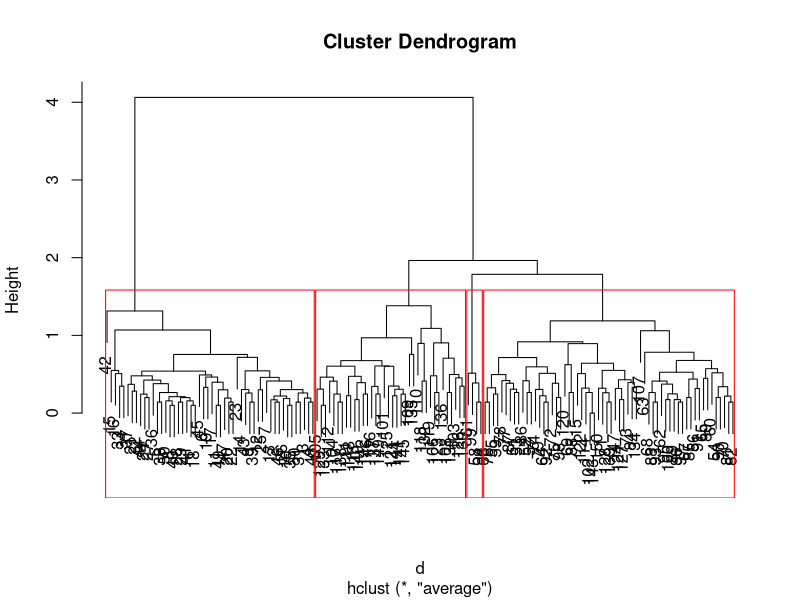

This figure's R source:
iris
iris1=iris
iris1
iris1$Species=NULL
iris1
d = dist(iris1, method = "euclidean")
hfit = hclust(d, method = "average")
plot(hfit)
grps = cutree(hfit,k=4)
grps
rect.hclust(hfit,k=4, border = "red")
